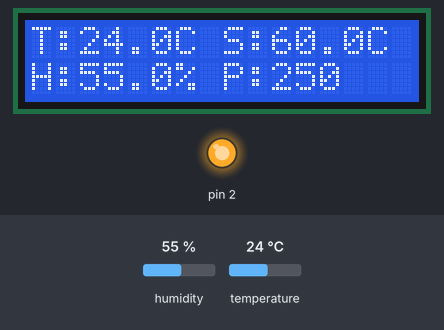
Simulated run of this sketch. Board: Arduino Uno, built with avr-gcc and run on an emulated ATmega328P. Parts: 16×2 character LCD, output pins drawn as LEDs (lit = HIGH). The inputs (shaded band) are chosen by the test bench; at power-on: humidity 55 %, temperature 24 °C. What the sketch prints to the serial monitor is not drawn.

Above: at 3.3 s.
3.4 s: humidity set to 22 %
At 4.6 s:
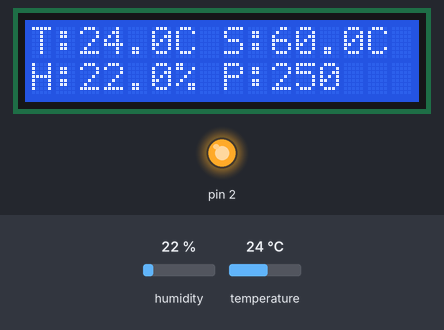
5.2 s: temperature set to 33 °C
At 6.3 s:
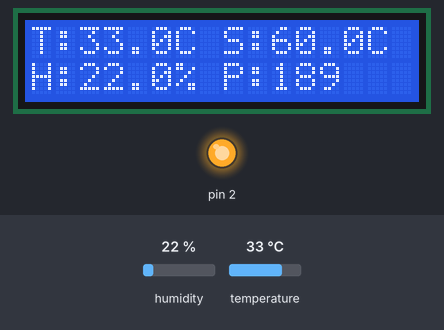
7.0 s: humidity set to 40 %
At 8.1 s:
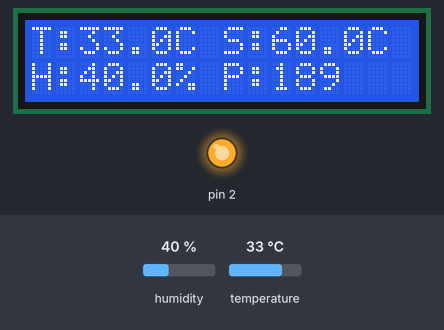
8.8 s: temperature set to 12 °C
At 10.0 s:
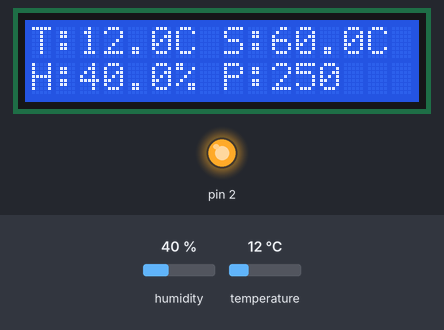
Timing chart, 0 to 11.4 s (numbered marks = the images above; inputs shaded):
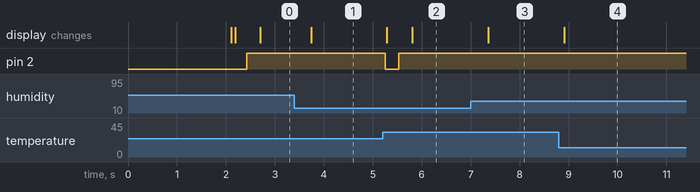

Measured:
- after the input at 3.4 s, the display: changes after 0.34 s (image 1)
- after the input at 5.2 s, pin 2: HIGH → LOW after 0.06 s, → HIGH 0.27 s later; the display: first changes after 0.09 s (image 2 shows a later state)
- after the input at 7.0 s, the display: changes after 0.36 s (image 3)
- after the input at 8.8 s, the display: changes after 0.11 s (image 4)

The sketch:

PID_SEBENARNYA.ino
```cpp
/**
 * ==============================================================================
 * PROYEK: Sistem Kendali Suhu Alat Fermentasi Bawang Hitam
 * FITUR : PID Control + Anti-Integral Windup Otomatis
 * ==============================================================================
 */

#include <PID_v1.h>
#include <Adafruit_SHT31.h>
#include <Wire.h>
#include <LiquidCrystal_I2C.h>

Adafruit_SHT31 sht31 = Adafruit_SHT31();
LiquidCrystal_I2C lcd(0x27, 16, 2); // Alamat I2C 0x27, ukuran 16x2

double setpoint = 60.0;
double input, output, kelembapan;

// Parameter PID Inputan dari GUI
double Kp = 7;
double Ki = 0.2;
double Kd = 1;

PID myPID(&input, &output, &setpoint, Kp, Ki, Kd, DIRECT);

// Variabel untuk mengatur refresh rate LCD agar tidak berkedip
unsigned long previousLcdMillis = 0;
const long lcdInterval = 500;

void setup() {
  Serial.begin(115200);

  // Inisialisasi LCD
  lcd.init();
  lcd.backlight();

  // Tampilan Awal (Splash Screen Identitas)
  lcd.setCursor(0, 0);
  lcd.print("Lutfi Al Zikri");
  lcd.setCursor(0, 1);
  lcd.print("NIM:2210442002");
  delay(2000);
  lcd.clear();
  lcd.setCursor(0, 0);
  lcd.print("Inisialisasi...");

  // Cek Sensor
  if (!sht31.begin(0x44)) {
    Serial.println("SHT31 tidak terdeteksi");
    lcd.clear();
    lcd.setCursor(0, 0);
    lcd.print("Error: SHT31");
    while (1);
  }

  myPID.SetMode(AUTOMATIC);
  myPID.SetOutputLimits(0, 250); // Batas maksimal PWM adalah 250

  // Header Data untuk GUI Python
  Serial.println("Setpoint,Suhu,Kelembapan,PWM");
  lcd.clear();
}

void loop() {
  // --- BACA DATA DARI PYTHON (TUNING PID) ---
  if (Serial.available() > 0) {
    String dataIn = Serial.readStringUntil('\n');
    int firstComma = dataIn.indexOf(',');
    int secondComma = dataIn.indexOf(',', firstComma + 1);

    if (firstComma > 0 && secondComma > 0) {
      Kp = dataIn.substring(0, firstComma).toDouble();
      Ki = dataIn.substring(firstComma + 1, secondComma).toDouble();
      Kd = dataIn.substring(secondComma + 1).toDouble();

      // Terapkan parameter dan reset paksa memori integral saat ada input baru
      myPID.SetTunings(Kp, Ki, Kd);
      myPID.SetMode(MANUAL);
      output = 0;
      myPID.SetMode(AUTOMATIC);

      // Feedback ke Terminal VSCode
      Serial.print("INFO: Parameter PID Diubah -> Kp: ");
      Serial.print(Kp);
      Serial.print(" | Ki: ");
      Serial.print(Ki);
      Serial.print(" | Kd: ");
      Serial.println(Kd);
    }
  }

  // --- BACA SENSOR ---
  input = sht31.readTemperature();
  kelembapan = sht31.readHumidity();

  if (!isnan(input)) {
    // =========================================================
    // FITUR ANTI-WINDUP OTOMATIS (SOLUSI PWM NYANGKUT)
    // =========================================================
    double errorSuhu = setpoint - input;

    // Jika suhu aktual terpaut jauh (lebih dari 10 derajat di bawah setpoint)
    // Paksa Ki menjadi 0 agar tabungan error tidak membengkak di awal
    if (errorSuhu > 10.0) {
      myPID.SetTunings(Kp, 0.0, Kd);
    }
    // Jika suhu sudah mendekati target (selisih <= 10 derajat)
    // Kembalikan ke parameter Ki asli yang kamu atur di GUI
    else {
      myPID.SetTunings(Kp, Ki, Kd);
    }
    // =========================================================

    // Jalankan Perhitungan PID
    myPID.Compute();
    analogWrite(2, output); // Output sinyal PWM ke SSR

    // --- KIRIM DATA GRAFIK KE PYTHON ---
    Serial.print(setpoint);     Serial.print(",");
    Serial.print(input);        Serial.print(",");
    Serial.print(kelembapan);   Serial.print(",");
    Serial.println(output);

    // --- UPDATE TAMPILAN LCD (Non-blocking) ---
    unsigned long currentMillis = millis();
    if (currentMillis - previousLcdMillis >= lcdInterval) {
      previousLcdMillis = currentMillis;

      lcd.setCursor(0, 0);
      lcd.print("T:"); lcd.print(input, 1);
      lcd.print("C S:"); lcd.print(setpoint, 1);
      lcd.print("C  ");

      lcd.setCursor(0, 1);
      lcd.print("H:"); lcd.print(kelembapan, 1);
      lcd.print("% P:"); lcd.print((int)output);
      lcd.print("   ");
    }
  }

  delay(200);
}
```
